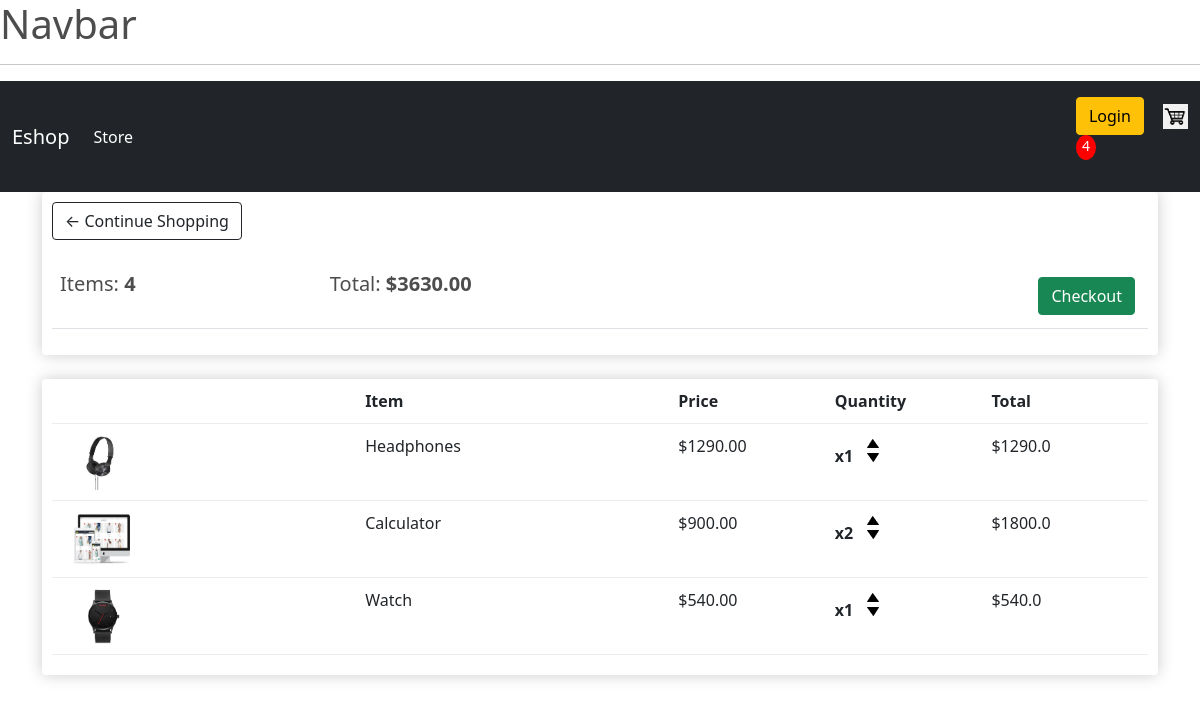
The page /cart/ (signed in) on the database as committed earlier.
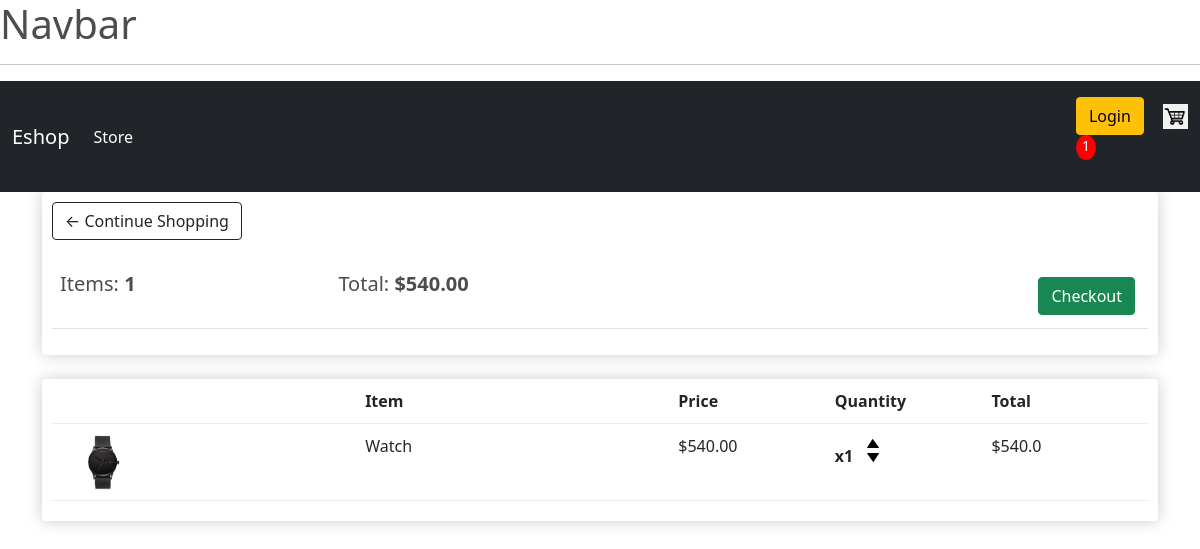
The same page on the database as committed later.
### eshop/models.py (models this page shows, shortened)
class Order(models.Model):
    customer = models.ForeignKey(Customer, on_delete=models.SET_NULL, null=True, blank=True)
    date_ordered =models.DateTimeField(auto_now_add=True)
    complete = models.BooleanField(default=False)
    transaction_id = models.CharField(max_length=100, null=True)
    @property
    def get_cart_total(self):
        orderitems = self.orderitem_set.all()
        total = sum([item.get_total for item in orderitems])
        return total
    @property
    def get_cart_items(self):
        orderitems = self.orderitem_set.all()
        total = sum([item.quantity for item in orderitems])
        return total

class OrderItem(models.Model):
    product = models.ForeignKey(Product, on_delete=models.SET_NULL, null=True)
    order = models.ForeignKey(Order, on_delete=models.SET_NULL, null=True)
    quantity = models.IntegerField(default=0, null=True, blank=True)
    date_added = models.DateTimeField(auto_now_add=True)
    @property
    def get_total(self):
        total = self.product.price * self.quantity
        return total

class Product(models.Model):
    name = models.CharField(max_length=200)
    price = models.FloatField()
    digital = models.BooleanField(default=False, null=True, blank=True)
    image = models.ImageField(null=True, blank=True)
    @property
    def imageURL(self):
        try:
            url = self.image.url
        except:
            url = ''
        return url

### eshop/views.py (the view)
# urls.py: path('cart/', cart,name='cart'),
def cart(request):
    if request.user.is_authenticated:
        customer = request.user.customer
        order, created = Order.objects.get_or_create(customer=customer, complete=False)
        items = order.orderitem_set.all()
        cartItems = order.get_cart_items
    else:
        items = []
        order = {'get_cart_total':0, 'get_cart_items':0, 'shipping':False}
        cartItems = order['get_cart_items']
    context = {'items':items, 'order':order, 'cartItems':cartItems}
    return render(request, 'store/cart.html', context)

### eshop/templates/store/cart.html
{% extends 'store/main.html' %}
{% load static %}
{% block content %}
<div class="row">
    <div class="col-lg-12">
        <div class="box-element">
            <a class="btn btn-outline-dark"  href="{% url 'store' %}">&#x2190; Continue Shopping</a>
            <br>
            <br>
            <table class="table">
                <tr>
                    <th><h5>Items:  <strong>{{order.get_cart_items}}</strong></h5></th>
                    <th><h5>Total: <strong>${{order.get_cart_total|floatformat:2}}</strong></h5></th>
                    <th>
                        <a style="float:right; margin:5px;" class="btn btn-success"  href="{% url 'checkout' %}">Checkout</a>
                    </th>
                </tr>
            </table>
        </div>
        <br>
        <div class="box-element">
            <div class="cart-row">
              <div style="flex:2"></div>
              <div style="flex:2"><strong>Item</strong></div>
              <div style="flex:1"><strong>Price</strong></div>
              <div style="flex:1"><strong>Quantity</strong></div>
              <div style="flex:1"> <strong>Total</strong></div>
        </div>
        {% for item in items %}
        <div class="cart-row">
            <div style="flex:2"><img class="row-image" src="{{item.product.imageURL}}"> </div>
            <div style="flex:2"><p>{{item.product.name}}</p></div>
            <div style="flex:1"><p>${{item.product.price|floatformat:2}}</p></div>
            <div style="flex:1">
                <p class="quantity">x{{item.quantity}} </p>
                <div class="quantity">
                    <img data-product="{{item.product.id}}" data-action="add" class="chg-quantity update-cart" src="{% static 'img/arrow-up.png' %}" alt="">
                    <img data-product="{{item.product.id}}" data-action="remove" class="chg-quantity update-cart" src="{% static 'img/arrow-down.png' %}" alt="">
                </div>
            </div>
            <div style="flex:1"><p>${{item.get_total}} </p></div>
      </div>
      {% endfor %}
    </div>
</div>
{% endblock content %}

### eshop/templates/store/main.html (shortened to what this page needs)
<!DOCTYPE html>
{% load static %}
<html lang="en">
<head>
    <link rel="stylesheet" type="text/css" href="{% static 'css/main.css' %}">
    <link href="https://cdn.jsdelivr.net/npm/bootstrap@5.0.2/dist/css/bootstrap.min.css" rel="stylesheet">
</head>
<body>
    <h1>Navbar</h1>
    <hr>
    <nav class="navbar navbar-expand-lg navbar-dark bg-dark">
   <div class="container-fluid">
      <a class="navbar-brand" href="{% url 'store' %}">Eshop</a>
    <div class="collapse navbar-collapse" id="navbarSupportedContent">
      <ul class="navbar-nav me-auto mb-2 mb-lg-0">
        <li class="nav-item">
          <a class="nav-link active" aria-current="page" href="{% url 'store' %}">Store</a>
      </ul>
    <div class="form-include my-2 my-lg-o">
        <a href="" class="btn btn-warning">Login</a>
        <a href="{% url 'cart' %}">
            <img id="cart-icon" src="{% static 'img/cart.png' %}">
        </a>
        <p id="cart-total">{{cartItems}} </p>
    </div>
    </div>
  </div>
</nav>
     <div class="container">
     {% block content %}
      {% endblock content %}
     </div>
</body>
</html>

### static/css/main.css (style rules this page uses)
body { background-color: hsl(0, 0%, 98%); }
h1,h2,h3,h4,h5,h6 { color:hsl(0, 0%, 30%); }
.box-element { box-shadow:hsl(0, 0%, 80%) 0 0 16px; background-color: #fff; border-radius: 4px; padding: 10px; }
.bg-dark { background-color: #4f868c!important; }
#cart-icon { width:25px; display: inline-block; margin-left: 15px; }
#cart-total { display: block; text-align: center; color:#fff; background-color: red; width: 20px; height: 25px; border-radius: 50%; font-size: 14px; }
.col-lg-4, .col-lg-6, .col-lg-8, .col-lg-12 { margin-top: 10px; }
.btn { border-radius: 0; }
.row-image { width: 100px; }
.cart-row { display: flex; align-items: flex-stretch; padding-bottom: 10px; margin-bottom: 10px; border-bottom: 1px solid #ececec; }
.quantity { display: inline-block; font-weight: 700; padding-right:10px; }
.chg-quantity { width: 12px; cursor: pointer; display: block; margin-top: 5px; transition:.1s; }

Rows that differ between the two databases and show on the page:
removed OrderItem: product.imageURL (picture), product.name "Headphones", product.price "1290.00", quantity "1", get_total "1290.0"
removed OrderItem: product.imageURL (picture), product.name "Calculator", product.price "900.00", quantity "2", get_total "1800.0"
computed for Order: get_cart_items "4" → "1"; get_cart_total "3630.00" → "540.00"
Other text that changed with them:
{{ cartItems }}: "4" → "1"
